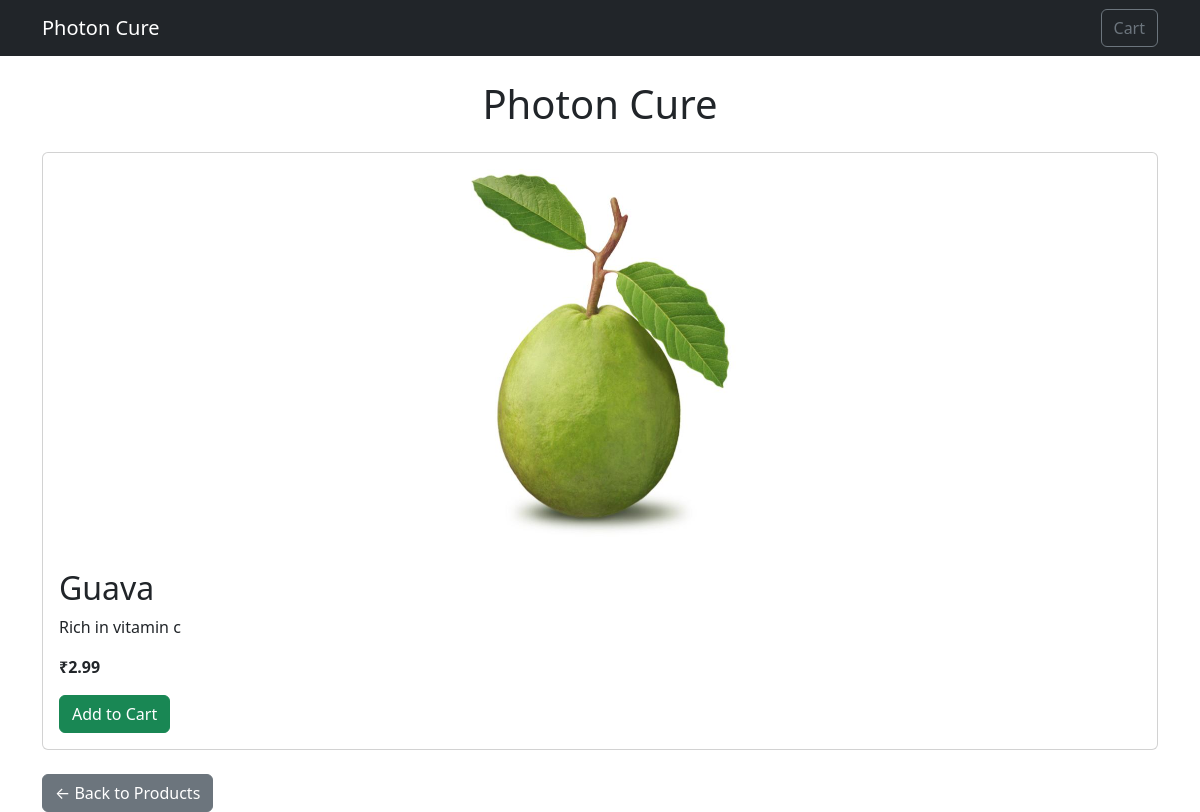
Screenshot of /product/2/ with the database file from the repository.
### products/models.py (models this page shows, shortened)
class Product(models.Model):
    name = models.CharField(max_length=255)
    description = models.TextField()
    price = models.DecimalField(max_digits=10, decimal_places=2)
    image = models.ImageField(upload_to='products/')

### products/views.py (the view)
# urls.py: path('product/<int:product_id>/', views.product_detail, name='product_detail'),
def product_detail(request, product_id):
    product = get_object_or_404(Product, id=product_id)
    return render(request, 'product_detail.html', {'product': product})

### templates/product_detail.html (shortened to what this page needs)
{% extends "base.html" %}
{% block content %}
<div class="card mb-4">
    <img src="{{ product.image.url }}" class="card-img-top" style="max-height: 400px; object-fit: contain;" alt="{{ product.name }}">
    <div class="card-body">
        <h2 class="card-title">{{ product.name }}</h2>
        <p class="card-text">{{ product.description }}</p>
        <p class="card-text"><strong>₹{{ product.price }}</strong></p>
        <form action="{% url 'cart:cart_add' product.id %}" method="post" class="mt-3">
            <button type="submit" class="btn btn-success">Add to Cart</button>
        </form>
    </div>
</div>
<a href="{% url 'product_list' %}" class="btn btn-secondary">← Back to Products</a>
{% endblock content %}

### rows the page displays
Product: image (picture), name "Guava", description "Rich in vitamin c", price "2.99"
